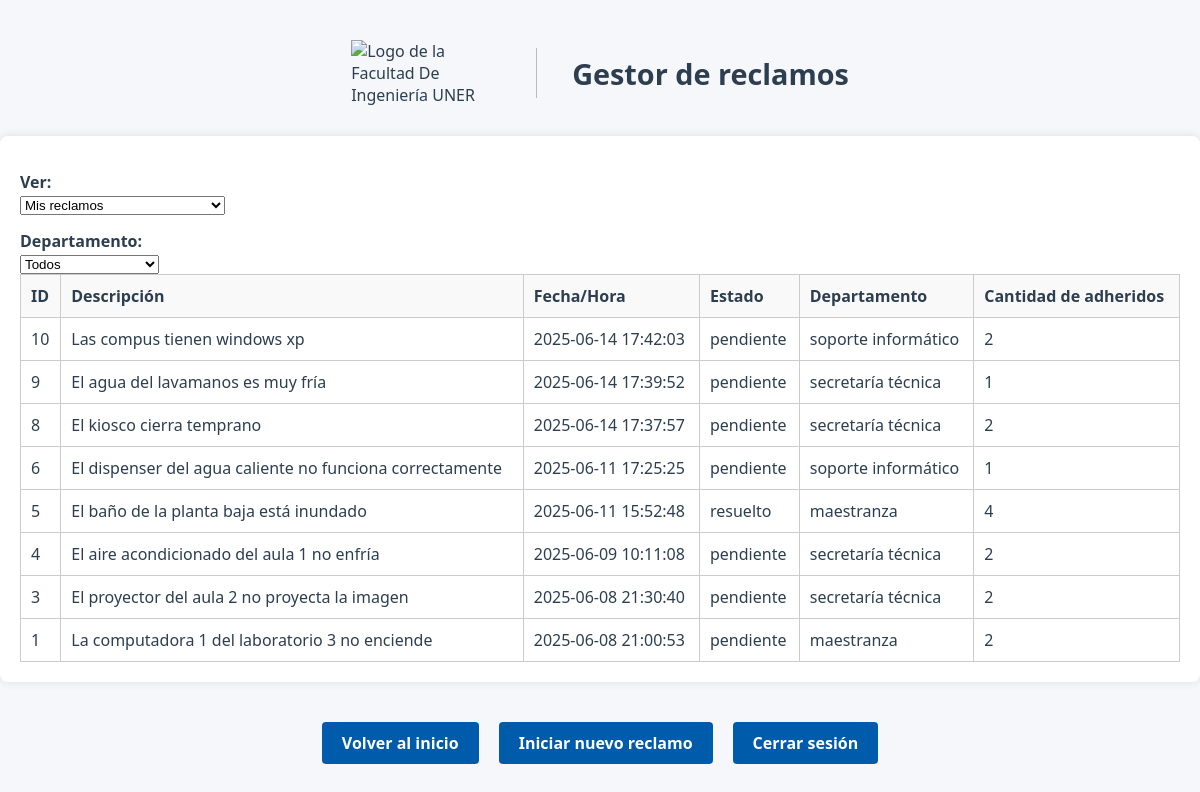
The page /listarReclamos (signed in) on the database its author committed.
### modules/modelosDTO.py (models this page shows, shortened)
class ModeloReclamo(Base):
    __tablename__ = 'Reclamos'
    id = Column(Integer(), primary_key=True, autoincrement=True)
    idUsuario = Column(Integer, ForeignKey('Usuarios.id'), nullable=False)
    fechaYHora = Column(String(50), nullable=False)  # Formato de fecha y hora
    estado = Column(String(20), nullable=False, default='pendiente')
    tiempoResolucion = Column(Integer, nullable=True, default=None)
    departamento = Column(String(20), nullable=False)
    numeroAdheridos = Column(Integer, nullable=False, default=0)
    descripcion = Column(Text, nullable=False)
    imagen = Column(String(255), nullable=True)
    usuariosAdheridos = relationship(
        "ModeloUsuario",
        secondary=asociacion_usuarios_adheridos,
        backref="reclamosAdheridos"
    ) #como definimos backref no hace falta poner la relacion inversa

### server.py (the view)
@app.route("/listarReclamos", methods=["GET", "POST"])
@login_required
def listarReclamos():
    username = current_user.nombre
    idUsuario = current_user.id
    filtroUsuario = request.form.get("filtroUsuario", "mios")
    filtroDepartamento = request.form.get("filtroDepartamento", "todos")
    if filtroUsuario == "todos":
        reclamosFiltrados = repoReclamo.obtenerRegistrosFiltro("estado", "pendiente")
    elif filtroUsuario == "mios":
        reclamosMios = repoReclamo.obtenerRegistrosFiltro("idUsuario", idUsuario)
        todosReclamos = repoReclamo.obtenerRegistrosTotales()
        reclamosAdheridos = [r for r in todosReclamos if idUsuario in r.usuariosAdheridos]
        reclamosFiltrados = list({r.id: r for r in reclamosMios + reclamosAdheridos}.values())
    if filtroDepartamento != "todos":
        reclamosFiltrados = [
            r for r in reclamosFiltrados if r.departamento == filtroDepartamento
        ]
    reclamosFiltrados = sorted(reclamosFiltrados, key=lambda r: r.id, reverse=True)
    return render_template(
        "listarReclamos.html",
        reclamos=reclamosFiltrados,
        username=username,
        idUsuario=idUsuario,
        filtro_usuario=filtroUsuario
    )

### modules/gestorLogin.py (called while the page is built)
    def __cargarUsuarioActual(self, idUsuario):
        usuario = self.__gestorUsuarios.cargarUsuario(idUsuario)
        if usuario:
            return FlaskLoginUser(usuario)
        return None

### modules/gestorUsuarios.py (called while the page is built)
    def cargarUsuario(self, idUsuario):
        registro = self.__repo.obtenerRegistroFiltro("id", idUsuario) #devuelve un objeto Usuario o None
        return registro.to_dict() if registro else None

### modules/reclamo.py (called while the page is built)
    @property
    def id(self):
        return self.__id

    @property
    def fechaYHora(self):
        return self.__fechaYHora

    @property
    def estado(self):
        return self.__estado

    @property
    def departamento(self):
        return self.__departamento

    @property
    def numeroAdheridos(self):
        return self.__numeroAdheridos

    @property
    def descripcion(self):
        return self.__descripcion

    @property
    def usuariosAdheridos(self):
        return self.__usuariosAdheridos

### modules/repositorioConcretoBD.py (called while the page is built)
    def obtenerRegistroFiltro(self, filtro, valor):
        modeloUsuario = self.__session.query(ModeloUsuario).filter_by(**{filtro:valor}).first()
        return self.__map_modelo_a_usuario(modeloUsuario) if modeloUsuario else None

    def __map_modelo_a_usuario(self, modeloUsuario: ModeloUsuario):
        return Usuario(
            id=modeloUsuario.id,  # Asumiendo que el modelo tiene un campo id
            nombre=modeloUsuario.nombre,
            apellido=modeloUsuario.apellido,
            email=modeloUsuario.email,
            nombreUsuario=modeloUsuario.nombreUsuario,
            rol=modeloUsuario.rol,
            password=modeloUsuario.password
        )

    def obtenerRegistrosFiltro(self, filtro, valor):
        if isinstance(valor, list) and len(valor) > 0:
            valor = valor[0]
        modeloReclamo = self.__session.query(ModeloReclamo).filter_by(**{filtro: valor}).all()
        if modeloReclamo:
            return [self.__map_modelo_a_reclamo(reclamo) for reclamo in modeloReclamo]
        return []

    def obtenerRegistrosTotales(self):
        modeloReclamo = self.__session.query(ModeloReclamo).all()
        return [self.__map_modelo_a_reclamo(reclamo) for reclamo in modeloReclamo]

### modules/usuario.py (called while the page is built)
    @property
    def id(self):
        return self.__id

    @property
    def nombre(self):
        return self.__nombre

    @property
    def apellido(self):
        return self.__apellido

    @property
    def email(self):
        return self.__email

    @property
    def nombreUsuario(self):
        return self.__nombreUsuario

### templates/listarReclamos.html (shortened to what this page needs)
<!DOCTYPE html>
<html lang="es">
<head>
    <link rel="stylesheet" href="{{ url_for('static', filename='style.css') }}">
</head>
<body>
    <div class="header">
        <img src="{{ url_for('static', filename='logoFiuner.png') }}" alt="Logo de la Facultad De Ingeniería UNER" class="logo" width="150" height="50">
        <h1>Gestor de reclamos</h1>
    </div>
<div class="tabla-reclamos">
    <form method="post" action="{{ url_for('listarReclamos') }}">
        <div class="filtros-superiores">
            <label for="filtroUsuario">Ver:</label>
            <select name="filtroUsuario" onchange="this.form.submit()">
                <option value="mios" {% if request.form.get('filtroUsuario') == 'mios' %}selected{% endif %}>Mis reclamos</option>
            </select>
            <label for="filtroDepartamento">Departamento:</label>
            <select name="filtroDepartamento" onchange="this.form.submit()">
                <option value="todos" {% if request.form.get('filtroDepartamento') == 'todos' %}selected{% endif %}>Todos</option>
            </select>
        </div>
    </form>
    <table>
        <thead>
            <tr>
                <th>ID</th>
                <th>Descripción</th>
                <th>Fecha/Hora</th>
                <th>Estado</th>
                <th>Departamento</th>
                <th>Cantidad de adheridos</th>
            </tr>
        </thead>
        <tbody>
            {% if reclamos %}
                {% for reclamo in reclamos %}
                    <tr>
                        <td>{{ reclamo.id }}</td>
                        <td>{{ reclamo.descripcion }}</td>
                        <td>{{ reclamo.fechaYHora }}</td>
                        <td>{{ reclamo.estado }}</td>
                        <td>{{ reclamo.departamento }}</td>
                        <td>{{ reclamo.numeroAdheridos }}</td>
                    </tr>
                {% endfor %}
            {% else %}
                <tr>
                    <td colspan="7" style="text-align: center;">No hay reclamos para mostrar.</td>
                </tr>
            {% endif %}
        </tbody>
    </table>
</div>
    <div class="botones">
        <a href="{{ url_for('bienvenido') }}" class="btn-registro">Volver al inicio</a>
        <a href="{{ url_for('crearReclamos') }}" class="btn-registro">Iniciar nuevo reclamo</a>
        <a href="{{ url_for('logout') }}" class="btn-registro">Cerrar sesión</a>
    </div>
</body>
</html>

### static/style.css (style rules this page uses)
.header { display: flex; align-items: center; justify-content: center; gap: 20px; margin-top: 40px; padding: 0 20px; text-align: left; flex-wrap: wrap; }
body { font-family: 'Segoe UI', 'Roboto', 'Helvetica Neue', sans-serif; background-color: #f5f7fa; color: #2c3e50; margin: 0; padding: 0; min-height: 100vh; }
.logo { width: 150px; height: auto; }
h1 { font-size: 1.8em; color: #2c3e50; margin: 0; }
.btn-registro, .links { display: inline-block; padding: 10px 20px; background-color: #005baa; color: #fff !important; border: none; border-radius: 4px; text-decoration: none; font-weight: bold; margin-top: 10px; transition: background 0.2s; cursor: pointer; }
form { background-color: transparent; padding: 0; margin-top: 0; border-radius: 0; box-shadow: none; width: 100%; max-width: none; }
label { display: block; margin-top: 15px; font-weight: 600; }
.botones { display: flex; gap: 20px; flex-wrap: wrap; justify-content: center; margin-top: 20px; }
.tabla-reclamos { background-color: white; width: 100%; padding: 20px; box-sizing: border-box; border-radius: 8px; box-shadow: 0 0 10px rgba(0,0,0,0.1); margin-top: 30px; }
.tabla-reclamos table { width: 100%; border-collapse: collapse; }
.tabla-reclamos th, .tabla-reclamos td { padding: 10px; border: 1px solid #ccc; text-align: left; }
.tabla-reclamos thead { background-color: #f9f9f9; }
.botones { margin-top: 30px; text-align: center; }
.header { display: flex; align-items: center; gap: 15px; margin-bottom: 20px; }

### rows shown on the page
ModeloReclamo: id "10", descripcion "Las compus tienen windows xp", fechaYHora "2025-06-14 17:42:03", estado "pendiente", departamento "soporte informático", numeroAdheridos "2"
ModeloReclamo: id "9", descripcion "El agua del lavamanos es muy fría", fechaYHora "2025-06-14 17:39:52", estado "pendiente", departamento "secretaría técnica", numeroAdheridos "1"
ModeloReclamo: id "8", descripcion "El kiosco cierra temprano", fechaYHora "2025-06-14 17:37:57", estado "pendiente", departamento "secretaría técnica", numeroAdheridos "2"
ModeloReclamo: id "6", descripcion "El dispenser del agua caliente no funciona correctamente", fechaYHora "2025-06-11 17:25:25", estado "pendiente", departamento "soporte informático", numeroAdheridos "1"
ModeloReclamo: id "5", descripcion "El baño de la planta baja está inundado", fechaYHora "2025-06-11 15:52:48", estado "resuelto", departamento "maestranza", numeroAdheridos "4"
ModeloReclamo: id "4", descripcion "El aire acondicionado del aula 1 no enfría", fechaYHora "2025-06-09 10:11:08", estado "pendiente", departamento "secretaría técnica", numeroAdheridos "2"
ModeloReclamo: id "3", descripcion "El proyector del aula 2 no proyecta la imagen", fechaYHora "2025-06-08 21:30:40", estado "pendiente", departamento "secretaría técnica", numeroAdheridos "2"
ModeloReclamo: id "1", descripcion "La computadora 1 del laboratorio 3 no enciende", fechaYHora "2025-06-08 21:00:53", estado "pendiente", departamento "maestranza", numeroAdheridos "2"
